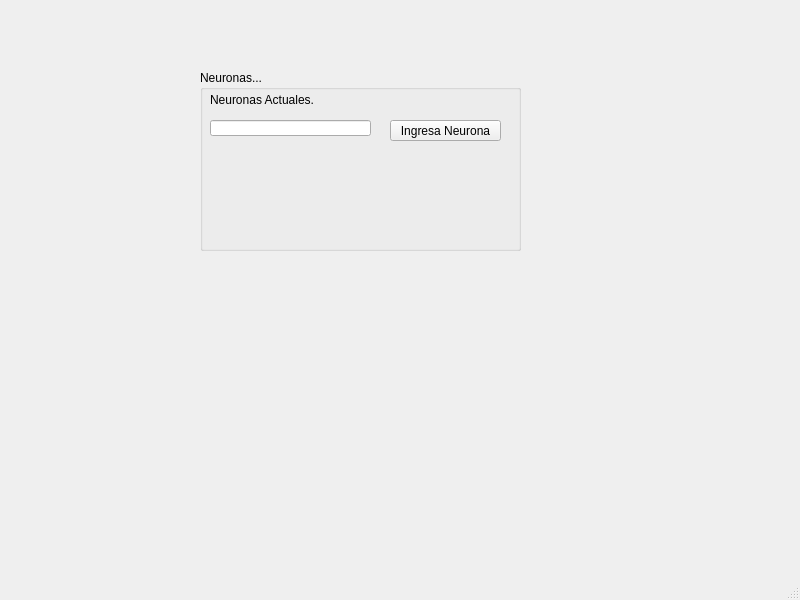
<?xml version="1.0" encoding="UTF-8"?>
<ui version="4.0">
 <class>MainWindow</class>
 <widget class="QMainWindow" name="MainWindow">
  <property name="geometry">
   <rect>
    <x>0</x>
    <y>0</y>
    <width>800</width>
    <height>600</height>
   </rect>
  </property>
  <property name="windowTitle">
   <string>MainWindow</string>
  </property>
  <widget class="QWidget" name="centralwidget">
   <widget class="QGroupBox" name="BoxN">
    <property name="geometry">
     <rect>
      <x>200</x>
      <y>70</y>
      <width>321</width>
      <height>181</height>
     </rect>
    </property>
    <property name="title">
     <string>Neuronas...</string>
    </property>
    <widget class="QPushButton" name="pushButton">
     <property name="geometry">
      <rect>
       <x>190</x>
       <y>50</y>
       <width>111</width>
       <height>21</height>
      </rect>
     </property>
     <property name="text">
      <string>Ingresa Neurona</string>
     </property>
    </widget>
    <widget class="QLabel" name="label">
     <property name="geometry">
      <rect>
       <x>10</x>
       <y>20</y>
       <width>251</width>
       <height>20</height>
      </rect>
     </property>
     <property name="text">
      <string>Neuronas Actuales.</string>
     </property>
    </widget>
    <widget class="QLineEdit" name="datoN">
     <property name="geometry">
      <rect>
       <x>10</x>
       <y>50</y>
       <width>161</width>
       <height>16</height>
      </rect>
     </property>
    </widget>
    <widget class="QLabel" name="Resultado">
     <property name="geometry">
      <rect>
       <x>20</x>
       <y>100</y>
       <width>191</width>
       <height>16</height>
      </rect>
     </property>
     <property name="text">
      <string/>
     </property>
    </widget>
   </widget>
  </widget>
  <widget class="QMenuBar" name="menubar">
   <property name="geometry">
    <rect>
     <x>0</x>
     <y>0</y>
     <width>800</width>
     <height>22</height>
    </rect>
   </property>
  </widget>
  <widget class="QStatusBar" name="statusbar"/>
 </widget>
 <resources/>
 <connections/>
</ui>
